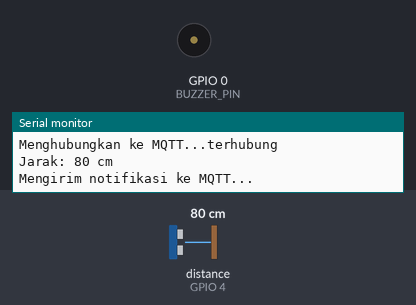
The sketch below on a simulated ESP8266 (NodeMCU). Shown: buzzer (waves = sounding, pin HIGH), the last lines printed to the serial monitor. Wiring (inferred from the names in the program): ultrasonic range finder: trigger GPIO 5; echo GPIO 4. Inputs (shaded band) come from the test bench; at power-on: distance to the obstacle (sensor on GPIO 4) 80 cm. The echo pulse lasts 58.3 µs per cm; WiFi joins after 1.5 s; servers stay silent unless stated; no MQTT or app messages arrive unless stated; pins used as bus, display or sensor lines are not drawn.

Above: at 2.7 s.
2.8 s: distance to the obstacle (sensor on GPIO 4) set to 12 cm
6.6 s: distance to the obstacle (sensor on GPIO 4) set to 9 cm
At 6.6 s:
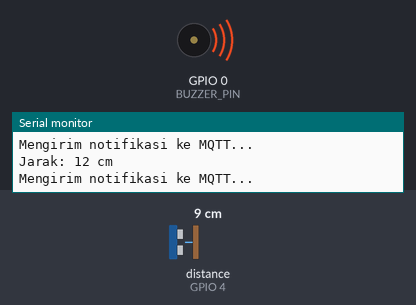
10.4 s: distance to the obstacle (sensor on GPIO 4) set to 18 cm
At 11.4 s:
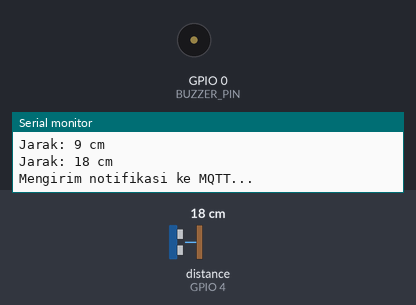
18.0 s: distance to the obstacle (sensor on GPIO 4) set to 2 cm
At 18.9 s:
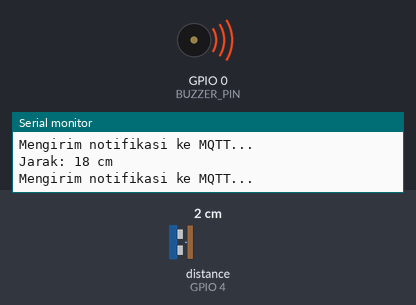
Timing chart, 0 to 21.0 s (numbered marks = the images above; inputs shaded):
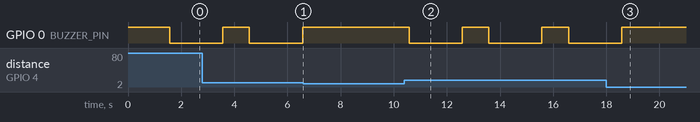

Measured:
- the behaviour switches between 11 and 10 cm on distance to the obstacle (sensor on GPIO 4) (found by bisection; images 0 and 1)
- after the input at 6.6 s, GPIO 0 (BUZZER_PIN): stays HIGH (without the input it goes to LOW after 0.97 s)
- after the input at 10.4 s, GPIO 0 (BUZZER_PIN): alternates HIGH for 1.0 s and LOW for 2.0 s, starting after 0.18 s
- after the input at 18.0 s, GPIO 0 (BUZZER_PIN): goes on until 18.6 s, then stays HIGH

The sketch:

sistemkeamanan_rumah.ino
```cpp
#include <ESP8266WiFi.h>
#include <PubSubClient.h>

#define TRIG_PIN 5
#define ECHO_PIN 4
#define BUZZER_PIN 0

const char* ssid = "Azharianto";
const char* password = "112233445566789";
const char* mqtt_server = "broker.emqx.io";
const char* mqtt_topic = "topik/notifikasi";

WiFiClient espClient;
PubSubClient client(espClient);

void setup_wifi() {
  delay(10);
  Serial.println();
  Serial.print("Menghubungkan ke ");
  Serial.println(ssid);

  WiFi.begin(ssid, password);

  while (WiFi.status() != WL_CONNECTED) {
    delay(500);
    Serial.print(".");
  }

  Serial.println("");
  Serial.println("WiFi terhubung");
  Serial.println("Alamat IP: ");
  Serial.println(WiFi.localIP());
}

void reconnect() {
  while (!client.connected()) {
    Serial.print("Menghubungkan ke MQTT...");
    if (client.connect("NodeMCUClient")) {
      Serial.println("terhubung");
    } else {
      Serial.print("gagal, rc=");
      Serial.print(client.state());
      Serial.println(" coba lagi dalam 5 detik");
      delay(5000);
    }
  }
}

void setup() {
  Serial.begin(115200);
  pinMode(TRIG_PIN, OUTPUT);
  pinMode(ECHO_PIN, INPUT);
  pinMode(BUZZER_PIN, OUTPUT);
  digitalWrite(BUZZER_PIN, HIGH);

  setup_wifi();
  client.setServer(mqtt_server, 1883);
}

void loop() {
  if (!client.connected()) {
    reconnect();
  }
  client.loop();

  long duration, distance;
  // digitalWrite(BUZZER_PIN, HIGH);

  digitalWrite(TRIG_PIN, LOW);
  delayMicroseconds(2);
  digitalWrite(TRIG_PIN, HIGH);
  delayMicroseconds(10);
  digitalWrite(TRIG_PIN, LOW);

  duration = pulseIn(ECHO_PIN, HIGH);

  distance = (duration / 2) / 29.1;

  Serial.print("Jarak: ");
  Serial.print(distance);
  Serial.println(" cm");

  if (distance > 10) {
    Serial.println("Mengirim notifikasi ke MQTT...");
    client.publish(mqtt_topic, "rumah terdeteksi tidak aman");

    // Membunyikan buzzer
    digitalWrite(BUZZER_PIN, LOW);
    delay(2000); // Buzzer berbunyi selama 1 detik
    digitalWrite(BUZZER_PIN, HIGH);
  }

  delay(1000);
}
```
